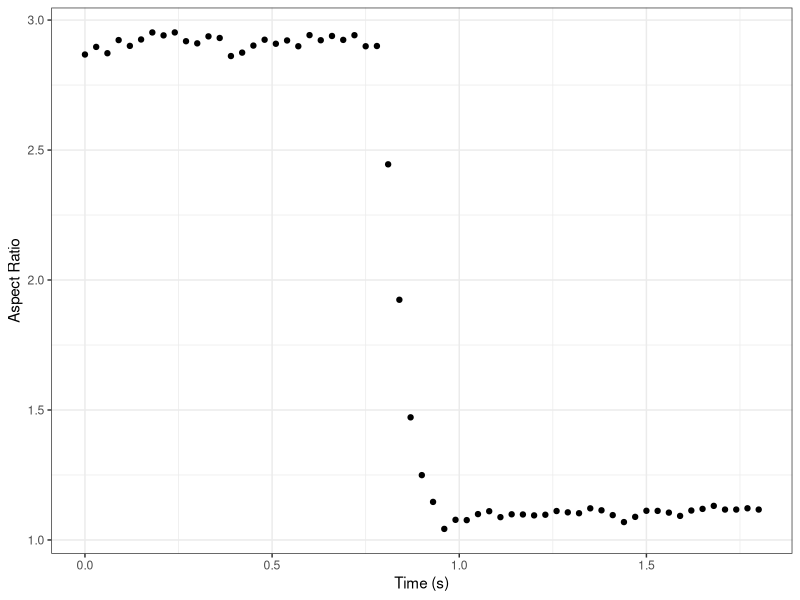
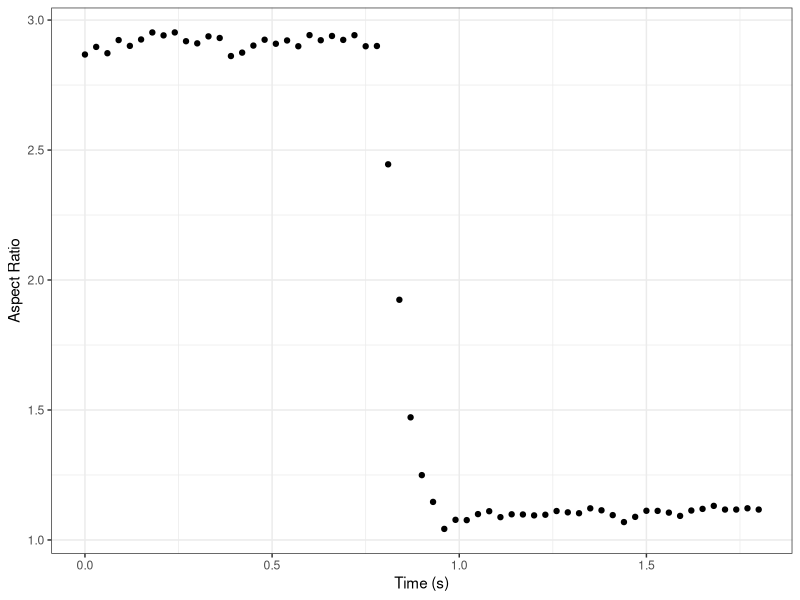
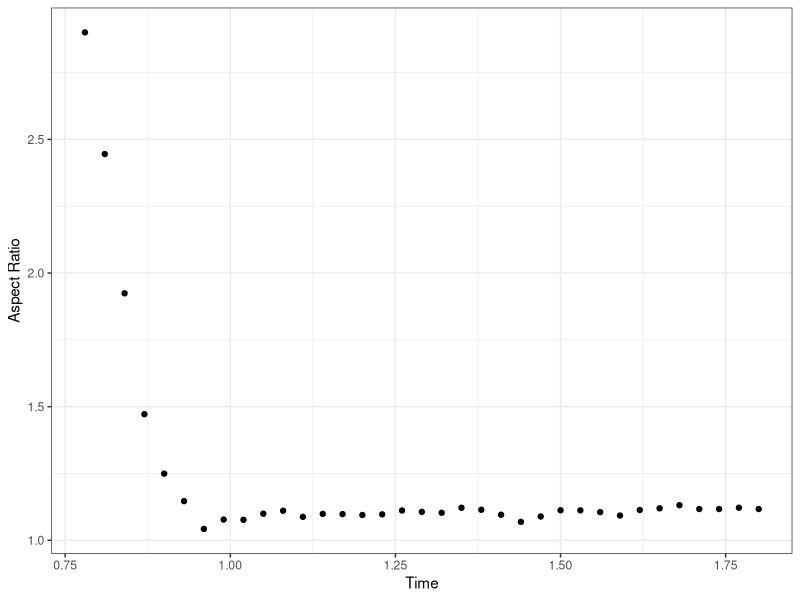
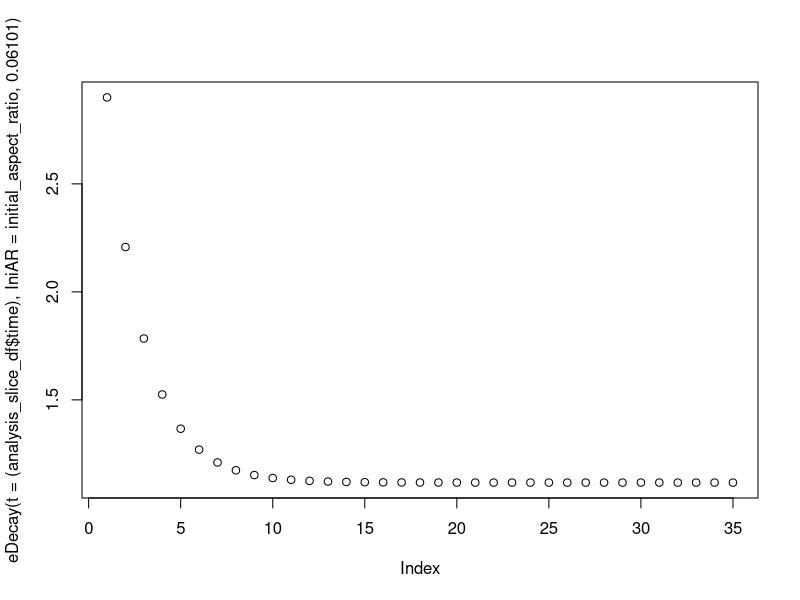
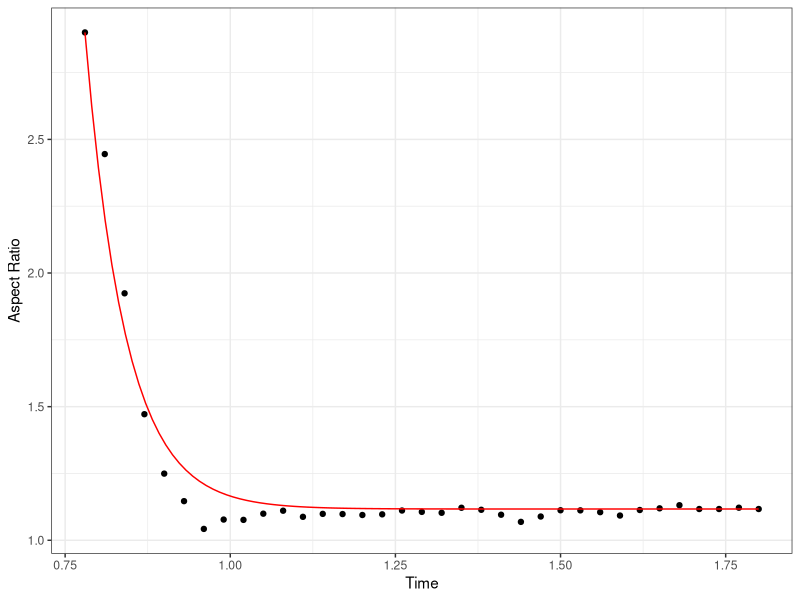

Here is the R script that generated these plots, in order:
# Visualizing droplet coalescence data for liquid-liquid phase separation
# Xavier Castellanos-Girouard, Rini Ravindran Patel
# August 18 2022


# Import libraries
library(dplyr)
library(tidyr)
library(ggplot2)




# Import values
aspect_ratio_raw <- read.csv(file = "aspect_ratio_values.csv", header = FALSE)
major_axis_raw <- read.csv(file = "axis_major_values.csv", header = FALSE)


# Make dataframe from values in pertinent range
aspect_ratio <- data.frame(values = as.numeric(aspect_ratio_raw[1,310:370]))

# Creating time points
timepoints <- seq(0, (nrow(aspect_ratio)-1)*0.03, by = 0.03)

# Adding time points to dataframe
aspect_ratio$time = timepoints
aspect_ratio$major_axis = as.numeric(major_axis_raw[1,310:370])


# Make the plot
plot <- ggplot(data = aspect_ratio,
         mapping = aes(x= time,
                       y= values)) +
  geom_point() +
  theme_bw() +
  xlab("Time (s)") +
  ylab("Aspect Ratio")

dev.new()
plot

pdf("Figure5C_panel1.pdf") 
plot
dev.off()

#### Fitting curve ####


# Keep only the points in the decay curve
time_slice_start = 27
#which(aspect_ratio$time == 0.66)

time_slice_end = 61
#which(aspect_ratio$time == 1.32)

print(paste("Curve Start:", time_slice_start, " | ", "Curve End:", time_slice_end))

# Take the points slice:
analysis_slice_df = aspect_ratio[c(time_slice_start:time_slice_end),]


# plot the slice

# Make the plot
plot <- ggplot() +
  geom_point(data = analysis_slice_df,
             mapping = aes(x= time,
                           y= values)) +
  theme_bw() +
  xlab("Time") +
  ylab("Aspect Ratio")

dev.new()
plot

## Defining the decay curve

# Plot the linear decay slope
initial_aspect_ratio = aspect_ratio$values[time_slice_start] # initial AR
ini_t = aspect_ratio$time[time_slice_start] # Initial time start of decay
final_AR = aspect_ratio$value[time_slice_end] # Final AR

e_num = exp(1) # Eulers number

# Decay Function
eDecay <- function(t, IniAR,tau){final_AR+(IniAR-final_AR)*(e_num**(-(t-ini_t)/tau))}

# Plot decay functio
plot(eDecay(t = (analysis_slice_df$time), IniAR = initial_aspect_ratio, 0.06101))



# Make model to find fit tau
fit_model1 <- 
  nls(values ~ eDecay(time, initial_aspect_ratio, tau), 
      data = analysis_slice_df, 
      start = list(tau = 0.06101)) # 0.06101

print(fit_model1) # 0.06101


# Plot model and experimental data
plot2 <- ggplot() +
  geom_point(data = analysis_slice_df,
             mapping = aes(x= time,
                           y= values)) +
  geom_function(fun = eDecay,
                args = list(IniAR = initial_aspect_ratio,
                            tau = 0.06101),
                color = "red") +
  theme_bw() +
  xlab("Time") +
  ylab("Aspect Ratio")

pdf("Figure5C_panel2.pdf")
plot2
dev.off()